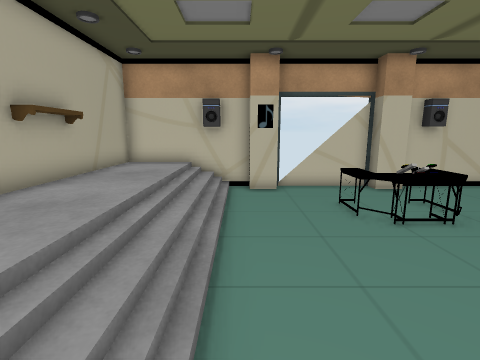
[1] (above)

15 first-person views from a walk through a scene from a Unity 3-D project. The camera is 1.2 m above the floor, tilts 10° down and sees 85° across. The floor is counted in squares, 0.5 m on a side. Each view is taken from the middle of a square. On the plan, view 1 faces up. The plan holds only what a view shows up to about 18 squares ahead; the rest is blank. The player is left out. Door leaves are left out, so doorways stand open. Some surface patterns are stand-ins.

[2]
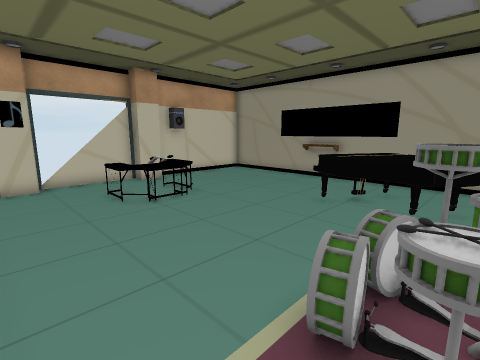

[3]
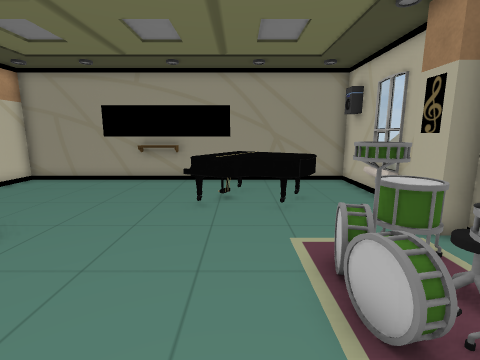

[4]
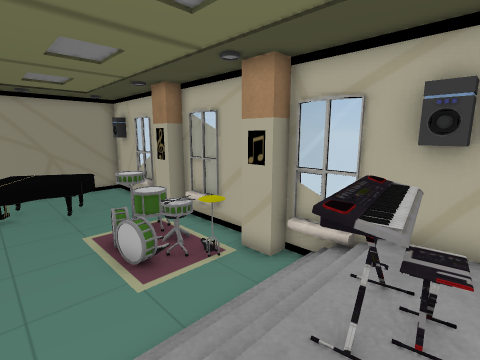

[5]
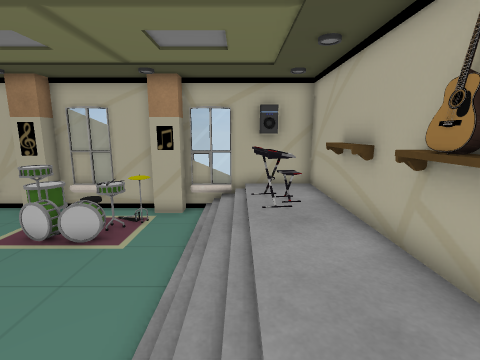

[6]
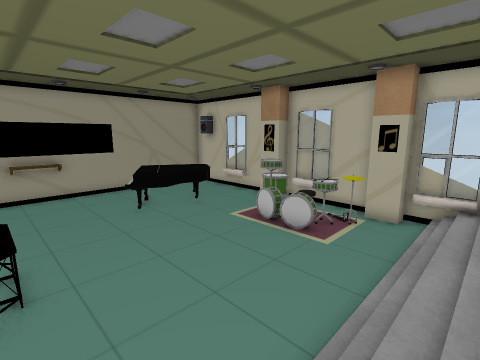

[7]
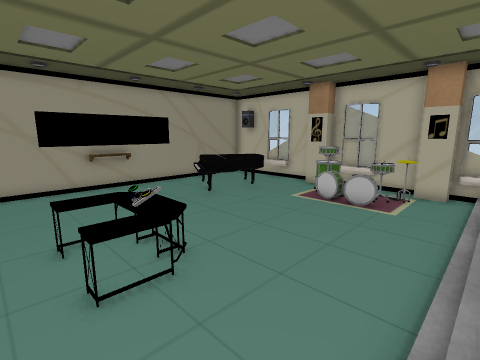

[8]
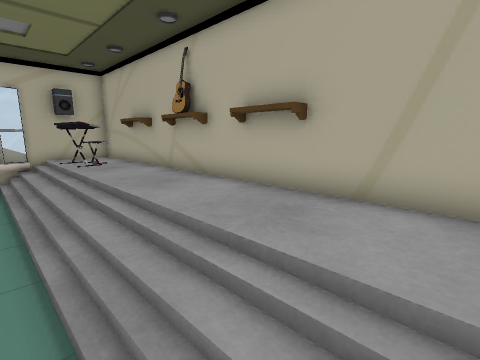

[9]
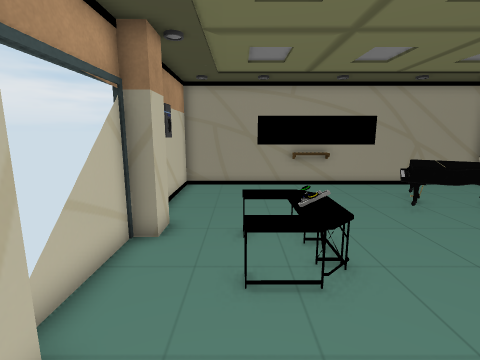

[10]
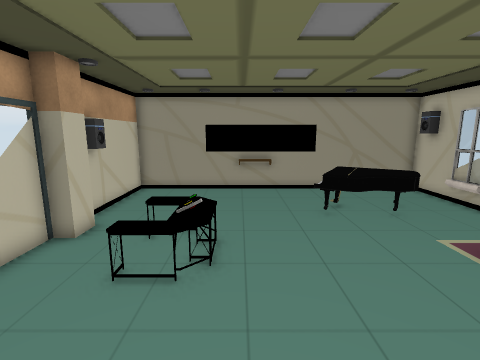

[11]
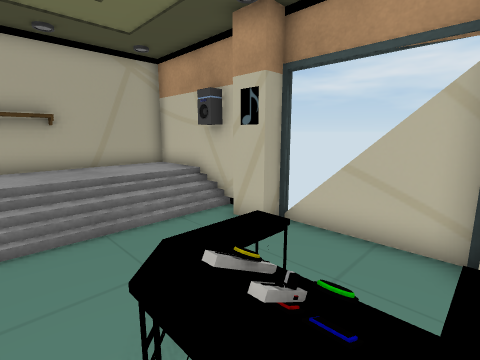

[12]
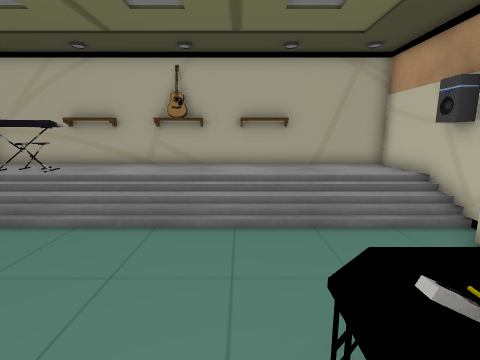

[13]
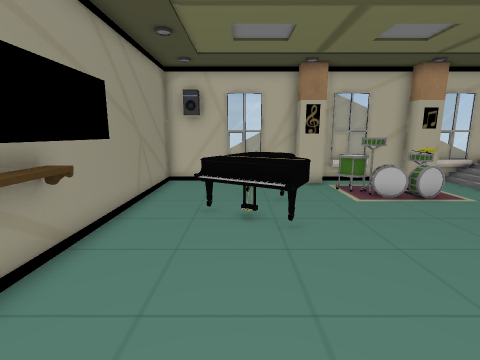

[14]
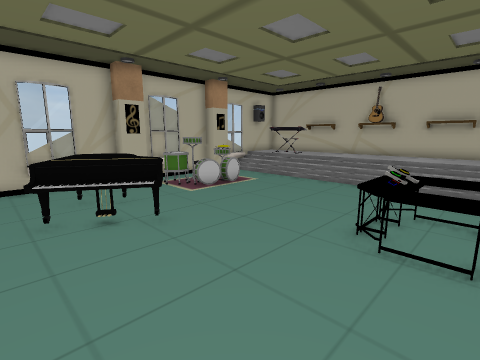

[15]
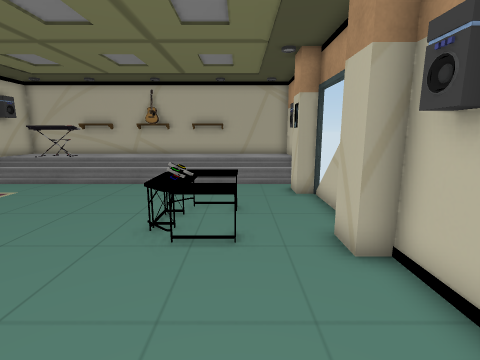

### Floor plan
Key: @ floor where view 1 was taken; # wall or solid block; . main floor; : floor 0.5 m higher than the main floor; / step, stairs or slope; D open door; = window, fence, low wall or low ledge; O other object.
Columns run from 5 left of view 1 to 14 right of it. Each row starts with its distance up from view 1.
 12 #######DDDD#########
 11 #:://......##......#
 10 #:://..............#
  9 #:://....O.O.......#
  8 #:://...OOOO.......#
  7 #:://....OOO.......#
  6 #:://.............OO
  5 #:://.............OO
  4 O:://.............OO
  3 O:://.........O....#
  2 #:://........OOOO..#
  1 #:://........OOOO..#
  0 #:O//@..  ...O O ..#
 -1 #:O//..OOO#..O O...#
 -2 #:O//..O=##O..O....#
 -3 #:O//.=OOO=O.......#
 -4 ####################

Positions as (right, up) in squares from view 1, and headings:
1: (0, 0), facing up
2: (0, -2), facing up-right
3: (0, 1), facing right
4: (-4, 2), facing down-right
5: (-2, 7), facing down
6: (-2, 7), facing down-right
7: (-1, 10), facing down-right
8: (0, 11), facing down-left
9: (-1, 9), facing right
10: (-2, 6), facing right
11: (6, 6), facing up-left
12: (6, 6), facing left
13: (10, 9), facing down
14: (12, 9), facing down-left
15: (12, 9), facing left
